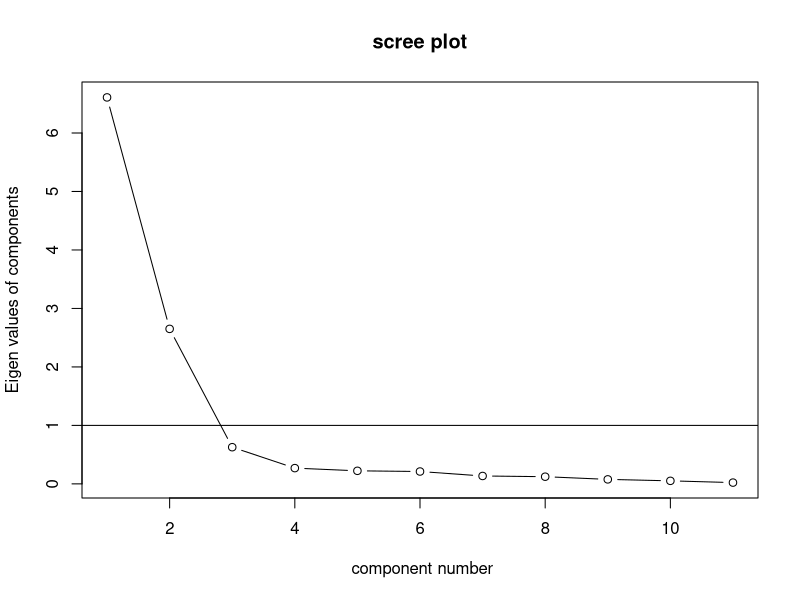

The R script that drew this image: (Note: this script raises an error after producing the figure.)
#title: "Dimensionality Reduction Tutorial - Principal Component Analysis (PCA)"
#author: "Julian Kanjere"
#date: "August 2019"

#Principal Component Analysis (PCA) is a dimensionality reduction technique used to find the core components of a dataset
#especially when there is a huge number of variables (in some cases when the number of variables is more than the
#number of observations. PCA employs orthogonal (perpendicular) transformations that best explain the variance of the data.
#PCA results in a lower-dimensional image of the data, where the uncorrelated principal components are the linear combinations of the original
#variables.

####################START PCA USING MTCARS DATASET and PRCOMP()##########################################################
#The mtcars data set (Motor Trend Car Road Tests) was extracted from the 1974 Motor Trend US magazine,
#and comprises fuel consumption and 10 aspects of automobile design and performance for 32 automobiles (1973–74 models).
#It consists of 32 observations (i.e. n) on 11 (numeric) variables (i.e P).

help(mtcars)


#view dataset - 32 x 11
View(mtcars)

#Run PCA, scaling the data results in data with unit variance.
#This (prcomp()) returns the standard deviations of the principal components, which shows how much information was
# preserved by the 11 components.
pca.mtcars <- prcomp(mtcars, scale = TRUE)

#view the stddev, rotation, centering, scaling etc.
View(pca.mtcars)

#View Importance of components i.e. Standard Deviation, Proportion of Variance explained etc
#The standard deviation of the first component is expected to be larger (often a lot larger) than any other subsequent value)
#The components with standard deviation higher than one include at least as much information as the original variables did
# (i.e. indicate which variables have a higher eigenvalue than one).
summary(pca.mtcars)


# Eigenvalue is the square of the standard deviation of the principal components.
# This sums up to the number of variables in the original dataset
pca.mtcars.eigenvalue.sum <- sum((pca.mtcars)$sdev^2)
pca.mtcars.eigenvalue.sum #this should be 11 since original data had 11 variables

#Number of principal components returned by PCA algorithms always the same as the number of features/variables in the original dataset
#The strength/importance of the principal components decreases from the first one to the last one.
#Rule of a thumb is to keep the components with standard deviation > 1 (which also means a variance greater than 1)
#i.e. we keep the Principal Components that explain as much variance as the original variables do
#preceding summary suggests keeping only two components out of the 11,
pca.mtcars.eigenvalue <- (pca.mtcars)$sdev^2
pca.mtcars.eigenvalue #we keep the first 2 PC's i.e. (6.6 + 2.65) / 11 = 0.8409091 (they explain approx 85% of the variance)
#NB this is similar to the cumulative proportion on PC2 from the summary


#Another option for determining the optimal number of Principal Components to keep is to use the scree plot
#VSS.scree() from psych package gives you a scree plot with eigenvalue vs component number
library(psych)
VSS.scree(cor(mtcars)) # optimal number of components is those with eigenvalue above 1 (Kaiser criterion)

#Plotting the results
#Now that the 21-dimensional space has been transformed/reduced into 2 dimensions, we can plot and easily visualise
#this would have been hard with the original 21 x 21  distance matrix
plot(pca.mtcars, type = 'n')
text(pca.mtcars[, 1], pca.mtcars[, 2], labels(mtcars))

#Cleaner plot using ggplot
library(ggplot2)
ggplot(as.data.frame(pca.mtcars), aes(V1, -V2, label = rownames(pca.mtcars))) + geom_text(check_overlap = TRUE) + theme_minimal()
####################END PCA USING MTCARS DATASET##########################################################
